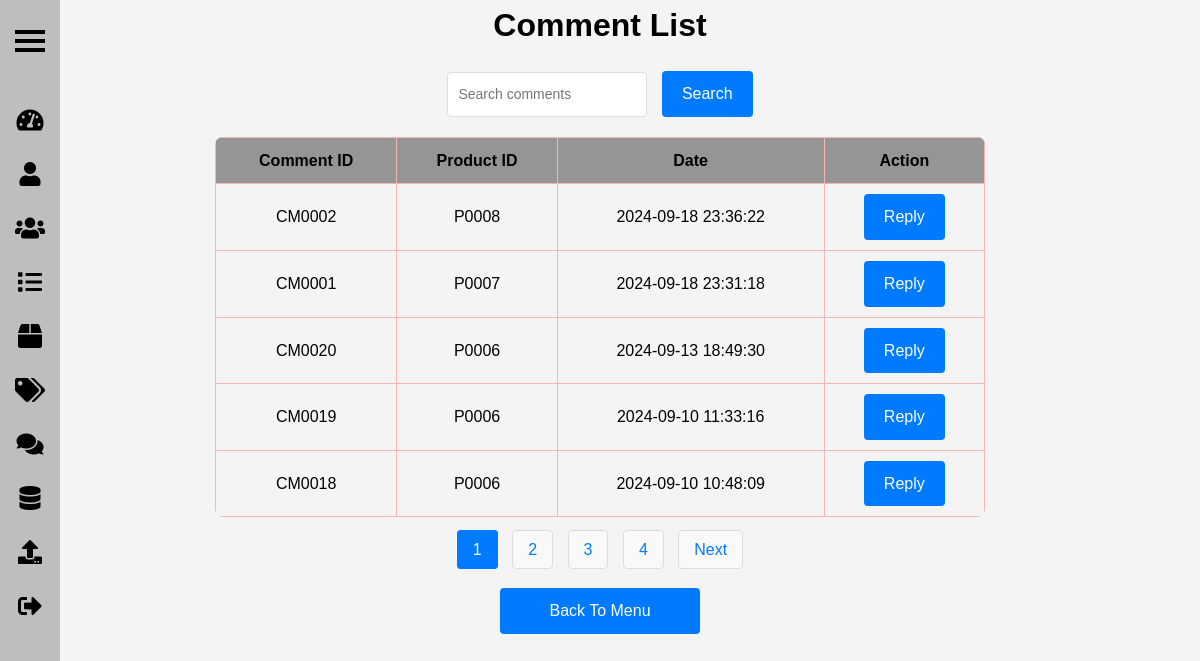
The page /admin/commentList.php (signed in) on the database as committed earlier.
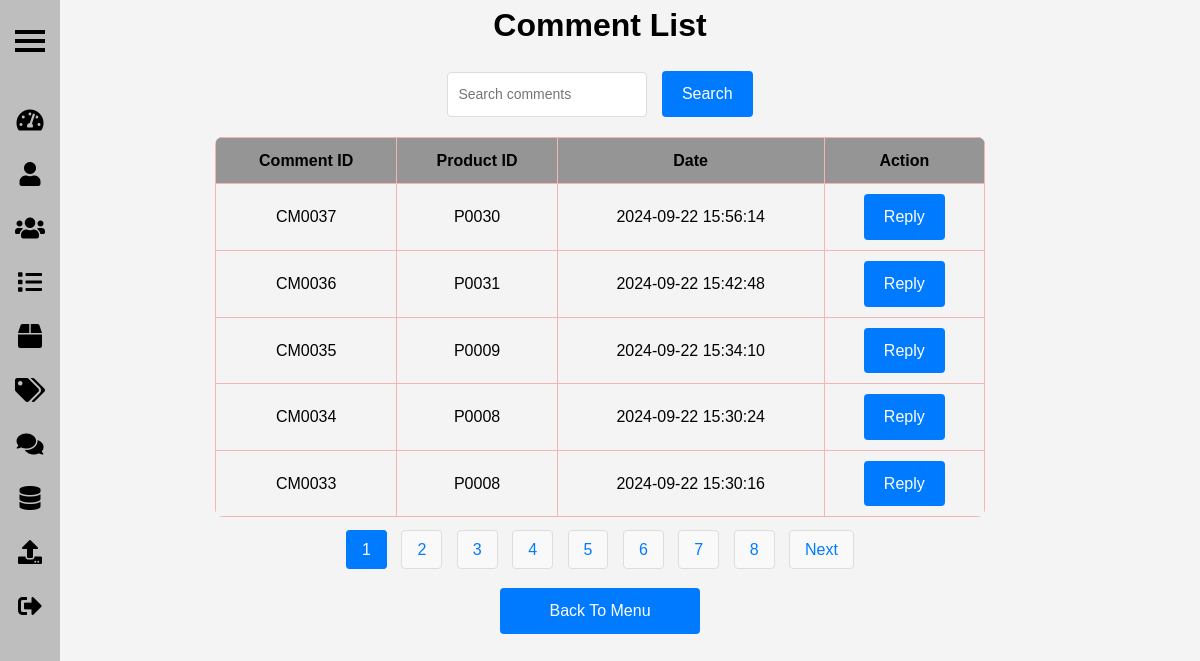
The same page on the database as committed later.
### tables this page shows
CREATE TABLE `comment` (
  `comment_id` varchar(11) NOT NULL,
  `user_id` varchar(11) NOT NULL,
  `product_id` varchar(11) NOT NULL,
  `datetime` datetime NOT NULL,
  `comment` varchar(255) NOT NULL,
  `rate` int(11) NOT NULL,
  `photo` varchar(255) NOT NULL
);

### admin/commentList.php (the view, shortened to what this page needs)
<?php
include '../_base.php';
include '../include/sidebarAdmin.php';
$comments_per_page = 5;
$page = isset($_GET['page']) ? (int)$_GET['page'] : 1;
$offset = ($page - 1) * $comments_per_page;
$search_query = isset($_GET['search']) ? $_GET['search'] : '';
$query = "SELECT * FROM comment WHERE comment LIKE :search ORDER BY datetime DESC LIMIT :offset, :comments_per_page";
$stmt = $_db->prepare($query);
$search_param = "%" . $search_query . "%";
$stmt->bindParam(':search', $search_param, PDO::PARAM_STR);
$stmt->bindParam(':offset', $offset, PDO::PARAM_INT);
$stmt->bindParam(':comments_per_page', $comments_per_page, PDO::PARAM_INT);
$stmt->execute();
$comments = $stmt->fetchAll();
$count_query = "SELECT COUNT(*) as total_comments FROM comment WHERE comment LIKE :search";
$count_stmt = $_db->prepare($count_query);
$count_stmt->bindParam(':search', $search_param, PDO::PARAM_STR);
$count_stmt->execute();
$total_comments = $count_stmt->fetch(PDO::FETCH_OBJ)->total_comments;
$total_pages = ceil($total_comments / $comments_per_page);
?>
<!DOCTYPE html>
<html lang="en">
<head>
    <link rel="stylesheet" href="../css/commentList.css">
</head>
<body>
    <div class="container">
        <h1>Comment List</h1>
        <form method="GET" action="commentList.php">
            <input type="text" name="search" placeholder="Search comments" value="<?= htmlspecialchars($search_query) ?>">
            <button type="submit" class="form-button">Search</button>
        </form>
        <table>
            <thead>
                <tr>
                    <th>Comment ID</th>
                    <th>Product ID</th>
                    <th>Date</th>
                    <th>Action</th>
                </tr>
            </thead>
            <tbody>
                <?php if ($comments): ?>
                    <?php foreach ($comments as $comment): ?>
                        <tr>
                            <td><?= htmlspecialchars($comment->comment_id) ?></td>
                            <td><?= htmlspecialchars($comment->product_id) ?></td>
                            <td><?= htmlspecialchars($comment->datetime) ?></td>
                            <td>
                                <a href="reply.php?comment_id=<?= urlencode($comment->comment_id) ?>">
                                    <button class="reply-button">Reply</button>
                                </a>
                            </td>
                        </tr>
                    <?php endforeach; ?>
                <?php else: ?>
                    <tr>
                        <td colspan="4" class="no-results">No comments found.</td>
                    </tr>
                <?php endif; ?>
            </tbody>
        </table>
        <div class="pagination">
            <?php for ($i = 1; $i <= $total_pages; $i++): ?>
                <a href="?page=<?= $i ?>&search=<?= urlencode($search_query) ?>" <?= ($i == $page) ? 'class="current-page"' : '' ?>><?= $i ?></a>
            <?php endfor; ?>
            <?php if ($page < $total_pages): ?>
                <a href="?page=<?= $page + 1 ?>&search=<?= urlencode($search_query) ?>">Next</a>
            <?php endif; ?>
        </div>
        <div class="action-buttons">
            <a href="admin.php"><button>Back To Menu</button></a>
        </div>
    </div>
</body>
</html>

Rows that differ between the two databases and show on the page:
no longer on this page (row unchanged): comment: comment_id "CM0002", product "P0008", datetime "2024-09-18 23:36:22"
no longer on this page (row unchanged): comment: comment_id "CM0001", product "P0007", datetime "2024-09-18 23:31:18"
no longer on this page (row unchanged): comment: comment_id "CM0020", product "P0006", datetime "2024-09-13 18:49:30"
no longer on this page (row unchanged): comment: comment_id "CM0019", product "P0006", datetime "2024-09-10 11:33:16"
no longer on this page (row unchanged): comment: comment_id "CM0018", product "P0006", datetime "2024-09-10 10:48:09"
added comment: comment_id "CM0037", product "P0030", datetime "2024-09-22 15:56:14"
added comment: comment_id "CM0036", product "P0031", datetime "2024-09-22 15:42:48"
added comment: comment_id "CM0035", product "P0009", datetime "2024-09-22 15:34:10"
added comment: comment_id "CM0034", product "P0008", datetime "2024-09-22 15:30:24"
added comment: comment_id "CM0033", product "P0008", datetime "2024-09-22 15:30:16"
Other text that changed with them:
new list line: "5"
new list line: "6"
new list line: "7"
new list line: "8"
